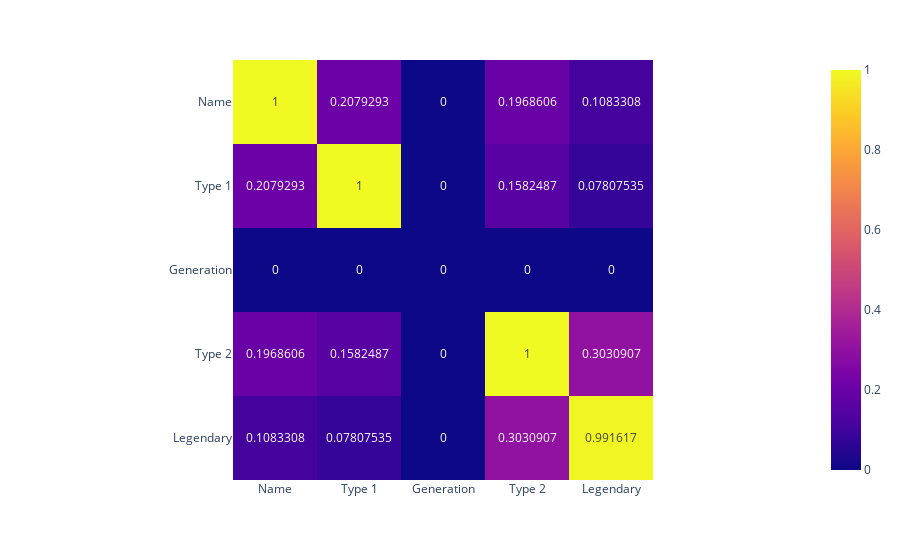

The code cell stored with this chart in its notebook:
### Markdown cell above
## Heatmaps for qualitative correlations

### Code cell
# git clone https://github.com/ayanatherate/dfcorrs.git
# cd dfcorrs 
# pip install -r requirements.txt

from dfcorrs.cramersvcorr import Cramers
cram=Cramers()
# cram.corr(df_pokemon)
cram.corr(df_pokemon, plot_htmp=True)

### Figure 1 — Plotly figure (JSON) as saved in the notebook; plotly's stock layout.template omitted (floating-point values rounded to 4 significant figures)
{"data": [{"coloraxis": "coloraxis", "hovertemplate": "x: %{x}<br>y: %{y}<br>color: %{z}<extra></extra>", "name": "0", "texttemplate": "%{z}", "type": "heatmap", "x": ["Name", "Type 1", "Generation", "Type 2", "Legendary"], "xaxis": "x", "y": ["Name", "Type 1", "Generation", "Type 2", "Legendary"], "yaxis": "y", "z": [[1.0, 0.2079, 0.0, 0.1969, 0.1083], [0.2079, 1.0, 0.0, 0.1582, 0.07808], [0.0, 0.0, 0.0, 0.0, 0.0], [0.1969, 0.1582, 0.0, 1.0, 0.3031], [0.1083, 0.07808, 0.0, 0.3031, 0.9916]]}], "layout": {"coloraxis": {"colorscale": [[0, "#0d0887"], [0.1111, "#46039f"], [0.2222, "#7201a8"], [0.3333, "#9c179e"], [0.4444, "#bd3786"], [0.5556, "#d8576b"], [0.6667, "#ed7953"], [0.7778, "#fb9f3a"], [0.8889, "#fdca26"], [1, "#f0f921"]]}, "margin": {"t": 60}, "xaxis": {"anchor": "y", "constrain": "domain", "domain": [0, 1], "scaleanchor": "y"}, "yaxis": {"anchor": "x", "autorange": "reversed", "constrain": "domain", "domain": [0, 1]}}}
